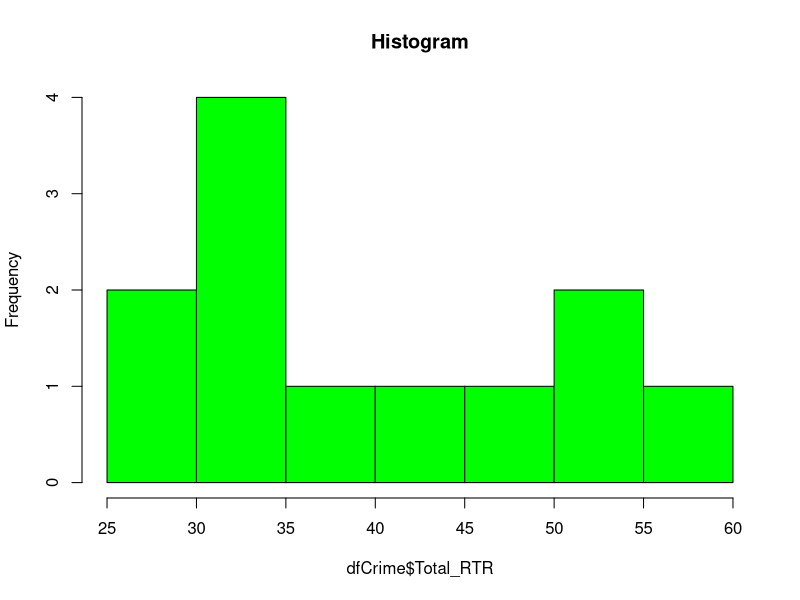
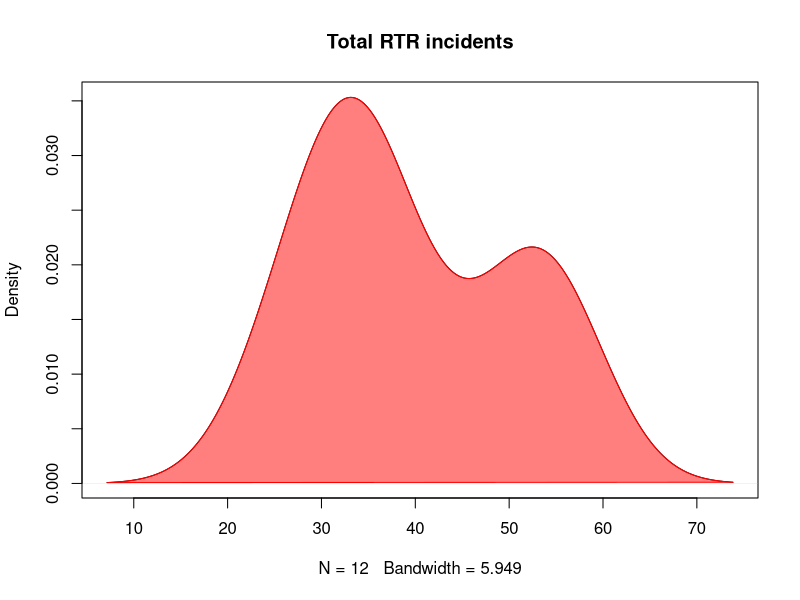
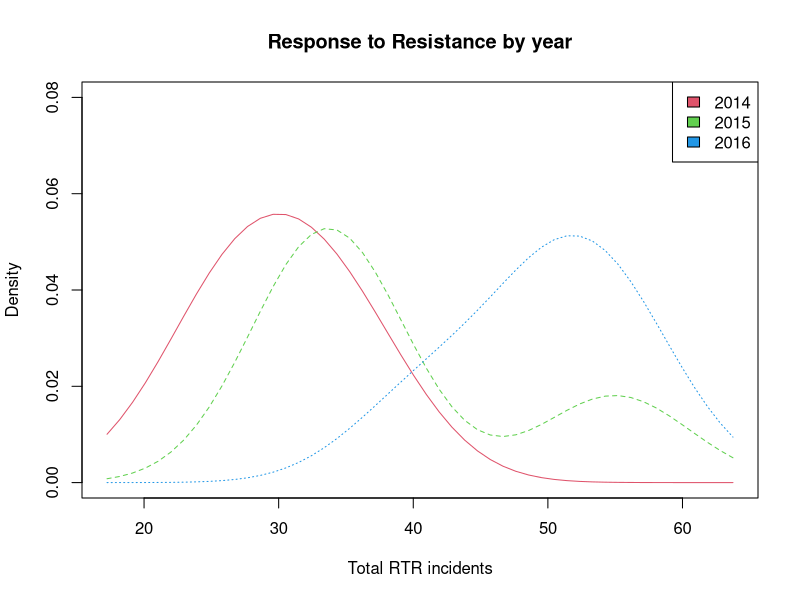

Reproduce these figures in R, in order.
# The code in this file is described 
# in the pdf and html files of the same name

# Load the readr library
library(readr)

# load in the data
elgCrime <- read_csv("ElginUOF.csv")

# Here's a number of ways to take a look at what we've loaded
ls() # lists the data sets loaded
class(elgCrime) # see's what the data is
dim(elgCrime) # finds dimensions in rows and columns
nrow(elgCrime) # finds number of rows
ncol(elgCrime) # finds number of columns
object.size(elgCrime) # size of the data set in memory used
names(elgCrime) # returns vector of column names
head(elgCrime) # looks at first six columns (with column names)
tail(elgCrime) # looks at the last six columns (with column names)
head(elgCrime, 10) # looks at first 10 rows
tail(elgCrime, 5) # looks at athe last 5 rows

# get summary of the data
summary(elgCrime)
# save that in a dataframe
sumElg <- do.call(cbind, lapply(elgCrime, summary))

# ---------------
# sort by year/quarter column in ascending order
elgCrime[order(elgCrime$Year_Quarter),]

# Grab just the year and put in year column as number
elgCrime$year <- as.numeric(as.character( substr(elgCrime$Year_Quarter, start=1, stop=4) ))
# Grab just the quarter and put in quarter column
elgCrime$quarter <- substr(elgCrime$Year_Quarter, start=6, stop=7)

# check the columns
names(elgCrime)

# grab only columns we want and store them in a new dataframe
dfCrime <- elgCrime[,c("Year_Quarter","year","quarter","Total_CFS","Total_arrests","Total_RTR_incidents","SOF_only","UOF_only","Total_transitions")]

# Rename some columns
names(dfCrime)[names(dfCrime)=="Total_RTR_incidents"] <- "Total_RTR"
names(dfCrime)[names(dfCrime)=="Total_transitions"] <- "Transitions"

# save that dataframe into a csv file
write_csv(elgCrime,"dfCrime.csv")


# ------------------
# Visualize the data

# Generate a histogram
hist(dfCrime$Total_RTR, breaks=10, main="Histogram", col="green")

# look at Density
d <- density(dfCrime$Total_RTR) 
d
plot(d, main="Total RTR incidents") # plots the results
polygon(d, col=rgb(1, 0, 0,0.5), border="red") 

# Look at density by year using sm library
library(sm)

# find how many years there are
listF <- as.factor(dfCrime$year)
listF

# make the plot
sm.density.compare(dfCrime$Total_RTR, 
                   dfCrime$year, 
                   xlab="Total RTR incidents", 
                   ylim= c(0,0.08))
title(main="Response to Resistance by year")

# Add a legend
RTRyears <- factor(dfCrime$year, 
                   levels= c("2014","2015","2016"), 
                   labels = c("2014", "2015", "2016")
                   )
colfill<-c( 2:( 2+length( levels(RTRyears) ) ) )
legend( "topright", 
        levels(RTRyears), 
        fill=colfill )
